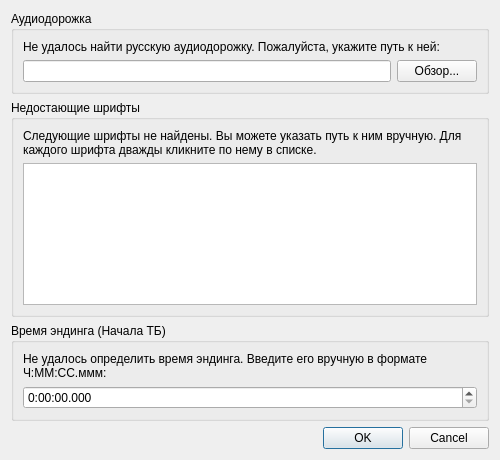
<?xml version="1.0" encoding="UTF-8"?>
<ui version="4.0">
 <class>MissingFilesDialog</class>
 <widget class="QDialog" name="MissingFilesDialog">
  <property name="geometry">
   <rect>
    <x>0</x>
    <y>0</y>
    <width>500</width>
    <height>460</height>
   </rect>
  </property>
  <property name="sizePolicy">
   <sizepolicy hsizetype="Preferred" vsizetype="Preferred">
    <horstretch>0</horstretch>
    <verstretch>0</verstretch>
   </sizepolicy>
  </property>
  <property name="windowTitle">
   <string>Требуется ввод данных</string>
  </property>
  <property name="modal">
   <bool>true</bool>
  </property>
  <layout class="QVBoxLayout" name="verticalLayout">
   <item>
    <widget class="QGroupBox" name="audioGroupBox">
     <property name="title">
      <string>Аудиодорожка</string>
     </property>
     <layout class="QFormLayout" name="formLayout">
      <item row="0" column="0" colspan="2">
       <widget class="QLabel" name="audioLabel">
        <property name="text">
         <string>Не удалось найти русскую аудиодорожку. Пожалуйста, укажите путь к ней:</string>
        </property>
        <property name="wordWrap">
         <bool>true</bool>
        </property>
       </widget>
      </item>
      <item row="1" column="0" colspan="2">
       <layout class="QHBoxLayout" name="horizontalLayout">
        <item>
         <widget class="QLineEdit" name="audioPathEdit"/>
        </item>
        <item>
         <widget class="QPushButton" name="browseAudioButton">
          <property name="text">
           <string>Обзор...</string>
          </property>
         </widget>
        </item>
       </layout>
      </item>
     </layout>
    </widget>
   </item>
   <item>
    <widget class="QGroupBox" name="fontsGroupBox">
     <property name="title">
      <string>Недостающие шрифты</string>
     </property>
     <layout class="QVBoxLayout" name="verticalLayout_2">
      <item>
       <widget class="QLabel" name="label">
        <property name="text">
         <string>Следующие шрифты не найдены. Вы можете указать путь к ним вручную. Для каждого шрифта дважды кликните по нему в списке.</string>
        </property>
        <property name="wordWrap">
         <bool>true</bool>
        </property>
       </widget>
      </item>
      <item>
       <widget class="QListWidget" name="fontsListWidget"/>
      </item>
     </layout>
    </widget>
   </item>
   <item>
    <widget class="QGroupBox" name="timeGroupBox">
     <property name="title">
      <string>Время эндинга (Начала ТБ)</string>
     </property>
     <layout class="QFormLayout" name="formLayout2">
      <item row="0" column="0" colspan="2">
       <widget class="QLabel" name="timeLabel">
        <property name="text">
         <string>Не удалось определить время эндинга. Введите его вручную в формате Ч:ММ:СС.ммм:</string>
        </property>
        <property name="wordWrap">
         <bool>true</bool>
        </property>
       </widget>
      </item>
      <item row="1" column="0" colspan="2">
       <layout class="QHBoxLayout" name="horizontalLayout_2">
        <item>
         <widget class="QTimeEdit" name="timeEdit">
          <property name="displayFormat">
           <string>H:mm:ss.zzz</string>
          </property>
         </widget>
        </item>
       </layout>
      </item>
     </layout>
    </widget>
   </item>
   <item>
    <spacer name="verticalSpacer">
     <property name="orientation">
      <enum>Qt::Orientation::Vertical</enum>
     </property>
     <property name="sizeHint" stdset="0">
      <size>
       <width>20</width>
       <height>40</height>
      </size>
     </property>
    </spacer>
   </item>
   <item>
    <widget class="QDialogButtonBox" name="buttonBox">
     <property name="orientation">
      <enum>Qt::Orientation::Horizontal</enum>
     </property>
     <property name="standardButtons">
      <set>QDialogButtonBox::StandardButton::Cancel|QDialogButtonBox::StandardButton::Ok</set>
     </property>
    </widget>
   </item>
  </layout>
 </widget>
 <resources/>
 <connections>
  <connection>
   <sender>buttonBox</sender>
   <signal>accepted()</signal>
   <receiver>MissingFilesDialog</receiver>
   <slot>accept()</slot>
   <hints>
    <hint type="sourcelabel">
     <x>20</x>
     <y>20</y>
    </hint>
    <hint type="destinationlabel">
     <x>20</x>
     <y>20</y>
    </hint>
   </hints>
  </connection>
  <connection>
   <sender>buttonBox</sender>
   <signal>rejected()</signal>
   <receiver>MissingFilesDialog</receiver>
   <slot>reject()</slot>
   <hints>
    <hint type="sourcelabel">
     <x>20</x>
     <y>20</y>
    </hint>
    <hint type="destinationlabel">
     <x>20</x>
     <y>20</y>
    </hint>
   </hints>
  </connection>
 </connections>
</ui>
